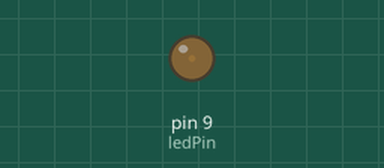
Bench run of a sketch on a simulated Arduino Uno, built with avr-gcc and run on an emulated ATmega328P. Parts: output pins drawn as LEDs (lit = HIGH).

Above: at 0.05 s.
At 0.95 s:
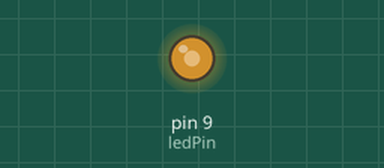
At 1.4 s:
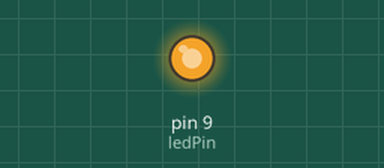
At 2.75 s:
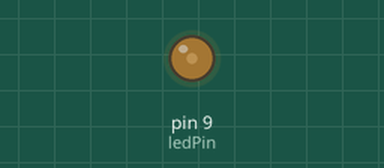
Timing chart, 0 to 7.2 s (numbered marks = the images above):
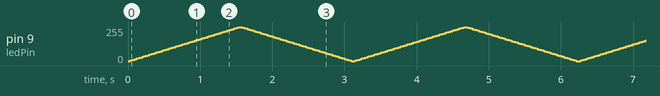

The sketch:

7.3_Arduino_C_Programmeren.ino
```cpp
int ledPin = 9;    // LED connected to digital pin 9
String Protocol;
int Delay = 30;
bool play = true;

void setup() {
   Serial.begin(9600);     // opens serial port, sets data rate to 9600 bps
}

void loop()
{
  CheckInput();
  if (Protocol == "PAUSE_FADE")
  {
    play = false;
  }
  else if (Protocol == "RESUME_FADE")
  {
    play = true;
  }
  else if (Protocol.substring(0,10) == "SET_DELAY:")
  {
      Delay = Protocol.substring(10,13).toInt();
  }

  if(play)
  {
    Fade();
  }

}

void CheckInput()
{
  if (Serial.available() > 0)
  {
    if(Serial.read() == '#')
    {
      Protocol = ReadInput();
      Serial.println(Protocol);
    }
  }
}

String ReadInput()
{
  while(Serial.available() == 0){}

    char InputChar = Serial.read();
    String InputString = "";

  while(InputChar != '%')
  {
    if(Serial.available() > 0)
    {
      InputString += char(InputChar);
      InputChar = Serial.read();
    }
  }
  return String(InputString);
}

void Fade(){
  // fade in from min to max in increments of 5 points:
  for (int fadeValue = 0 ; fadeValue <= 255; fadeValue += 5) {
    // sets the value (range from 0 to 255):
    analogWrite(ledPin, fadeValue);
    // wait for 30 milliseconds to see the dimming effect
    delay(Delay);
  }

  // fade out from max to min in increments of 5 points:
  for (int fadeValue = 255 ; fadeValue >= 0; fadeValue -= 5) {
    // sets the value (range from 0 to 255):
    analogWrite(ledPin, fadeValue);
    // wait for 30 milliseconds to see the dimming effect
    delay(Delay);
  }
}
```
